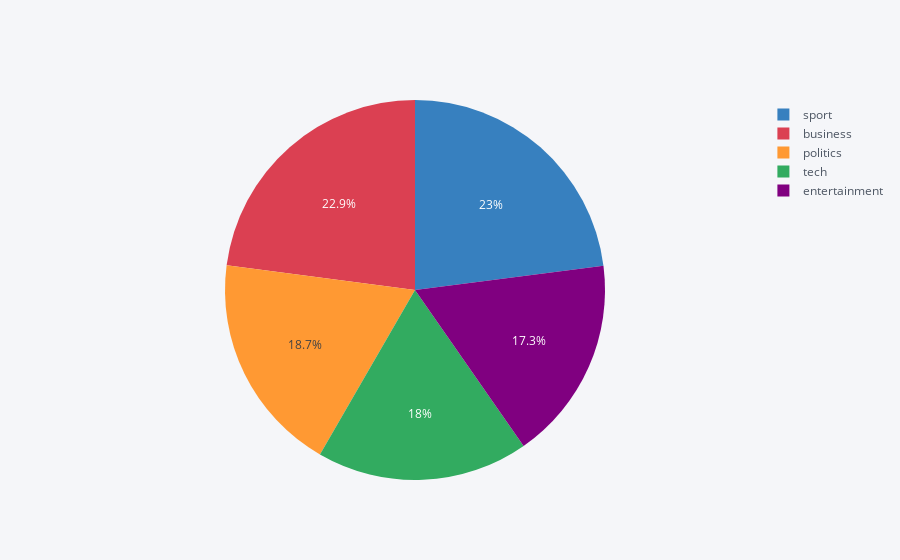

The notebook cell this image was saved under:
### Markdown cell above
Coverage Ratio of Each Category

### Code cell
pd.DataFrame({"category":ct.keys(), "value":ct.values()}).iplot(kind='pie', labels="category", values='value')

### Figure 1 — Plotly figure (JSON) as saved in the notebook; plotly's stock layout.template omitted (floating-point values rounded to 4 significant figures)
{"data": [{"labels": ["politics", "sport", "tech", "entertainment", "business"], "marker": {"colors": ["rgba(255, 153, 51, 1.0)", "rgba(55, 128, 191, 1.0)", "rgba(50, 171, 96, 1.0)", "rgba(128, 0, 128, 1.0)", "rgba(219, 64, 82, 1.0)"]}, "name": "", "type": "pie", "values": [834, 1022, 802, 772, 1020]}], "layout": {"legend": {"bgcolor": "#F5F6F9", "font": {"color": "#4D5663"}}, "paper_bgcolor": "#F5F6F9", "plot_bgcolor": "#F5F6F9", "titlefont": {"color": "#4D5663"}}}
